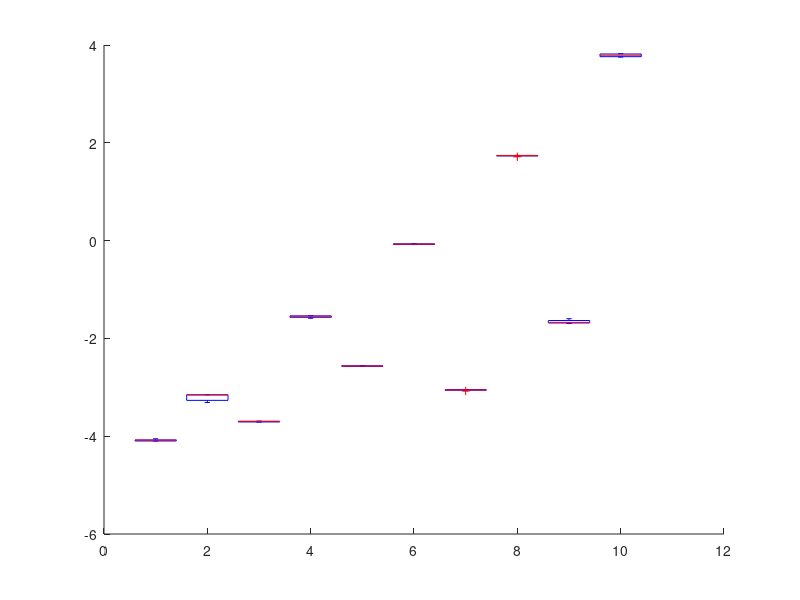

Write the MATLAB code that produced this figure. (Note: this script raises an error after producing the figure.)
%% boxplot and summary
clear;

load('ne3_svt.mat');
load('ne3_obj.mat');

% mean
fprintf('The mean of run time of svt is \n');
display(mean(records1));
fprintf('The mean of run time of obj is \n');
display(mean(records2));

% standard error
fprintf('The se of run time of svt is \n');
display(std(records1/sqrt(11-1)));
fprintf('The se of run time of obj is \n');
display(std(records2/sqrt(11-1)));

D(:,1:2:2*size(records1,2)) = log(records1);
D(:,2:2:2*size(records2,2)) = log(records2);

boxplot(D,'factorgap',10,'color','rk');
set(gca,'xtick',1.9:3.9:50);
set(gca,'xticklabel',...
    {'bfwb398','rdb800l','tols1090','mhd4800b','cryg10000'});

ylabel('log(Run Time)','fontsize',20);
legend(findobj(gca,'Tag','Box'),'svds','stru-svt','Location','northwest');
set(gca,'fontsize',20);